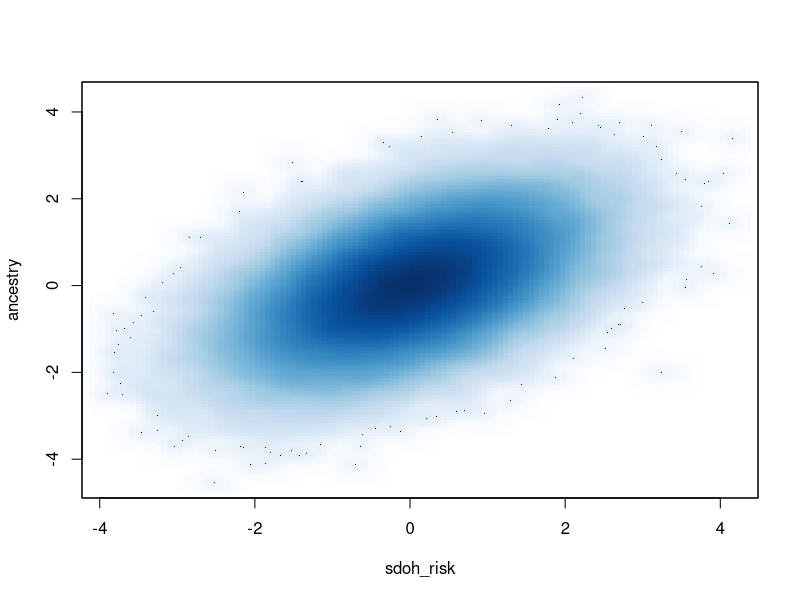
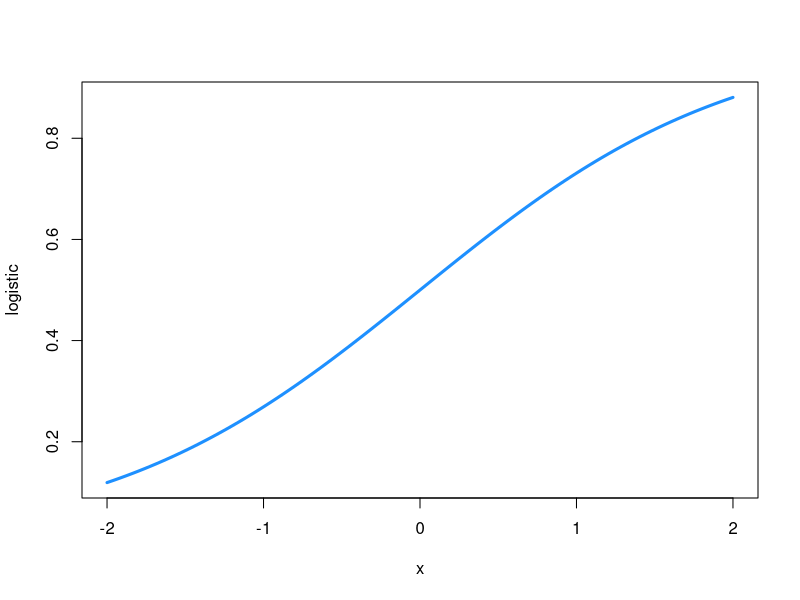
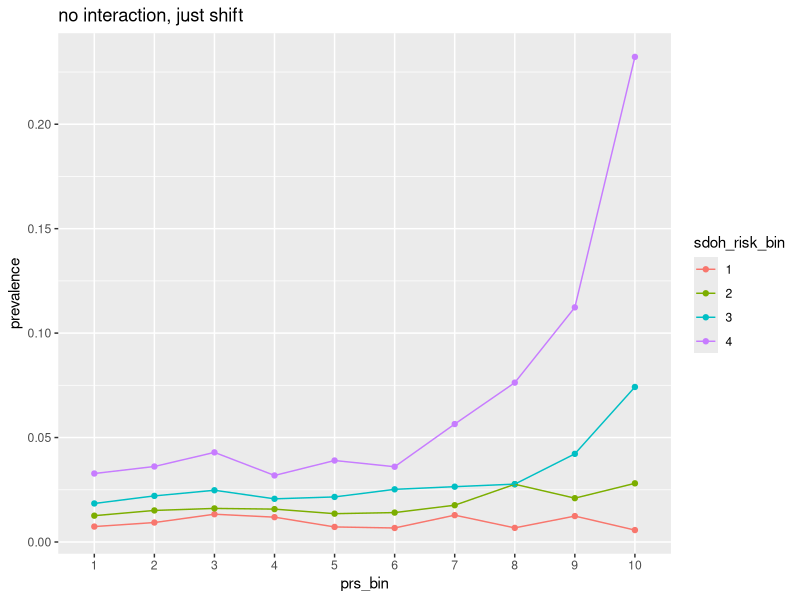

Write the R code that produced these figures, in order. (Note: this script raises an error after producing the figures.)

## Starter code from Mike
n <- 1e5
prs <- rnorm(n)

library(mvtnorm)
corr_dat <- rmvnorm(n, sigma=cbind(c(1,.5), c(.5,1)))

sdoh_risk <- corr_dat[,1] #Sdoh... would be positively correlated with risk of condition, but negatively correlated with likihood of treatment/diagnosis... 
ancestry <- corr_dat[,2]

smoothScatter(sdoh_risk, ancestry)

# some functions for later
logistic <- function(z) exp(z)/(1 + exp(z))
cut_fun <- function(x, n) {
  cut(x, quantile(x, 0:n/n),
      include.lowest = TRUE, labels=1:n)
}
pos <- function(x) ifelse(x < 0, 0, x) # making it so that when we take the log for prob, it's between 0-1
plot(logistic, xlim=c(-2,2), lwd=3, col="dodgerblue")

# some packages for later
library(dplyr)
library(ggplot2)
library(tibble)

# make cases
# can play with -4 to make baseline odds match that of bpd
# if prevalnce of bpd is 10% do exp(-4) where I replace -4 with diff numbers until I reach 10%
# NOT PREVALANCE - odds
prob <- logistic(-4 + .5 * sdoh_risk + pos(.5 * prs) + sdoh_risk * pos(.5 * prs)) # prob of having the disorder #add interaction of sdoh and prs -4 makes logodds e to the -4
#eun line 34 1,000 times, count how many times the interaction term was significant, that's the power
case <- rbinom(n, size=1, prob=prob) # Using prob to define true cases
fit <- glm(case ~ prs, family=binomial)
dat <- tibble(prs, sdoh_risk, ancestry, case)
   
dat |>
  mutate(prs_bin = cut_fun(prs, 10),
         sdoh_risk_bin = cut_fun(sdoh_risk, 4)) |>
  group_by(prs_bin, sdoh_risk_bin) |>
  summarize(prevalence = mean(case), n = n()) |>
  ggplot(aes(prs_bin, prevalence, color=sdoh_risk_bin, group=sdoh_risk_bin)) +
  geom_point() +
  geom_line() +
  ggtitle("no interaction, just shift")

write.csv(dat, "data/simulated_prs/mike_examples/03_29_24.csv", row.names = F)

# Power sim from Mike
betas <- 0:30/10
nreps <- 2000
n <- 10
alpha <- .05

sim <- function(n,b) rnorm(n, rep(c(0, 0+b), each=n/2))

power <- sapply(betas, function(b) {
  sig <- replicate(nreps, {
    y <- sim(n, b)
    x <- factor(rep(1:2,each=n/2))
    fit <- lm(y ~ x)
    coef <- summary(fit)$coefficients
    coef["x2","Pr(>|t|)"] < alpha
  })
  mean(sig)
})

plot(betas, power, type="b")